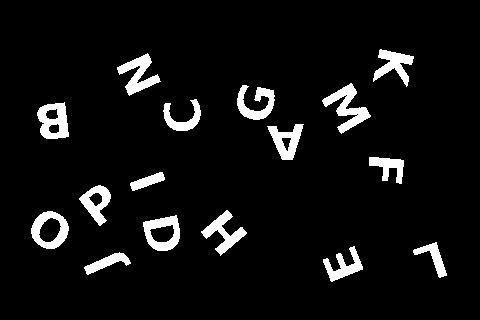
//> input picture connected-components/Images/components.png, 480 x 320 px
$ ./main   (built with g++ and OpenCV 4)
//> lines starting //> are read from the running program, lines starting //| are printed output that depends on the picture; after the words box and inside, x2 and y2 are one past the last pixel; in counts of white or black regions, pixels touching at a corner belong together
/*
 * Connected Components Labeling Algorithm
 * More info:
 * https://github.com/saikishu/image-processing-algos/blob/master/connected-components/README.md
 *
 * Copyright (c) 2015 Sai Kishore
 * Free to use under the MIT license
 * https://github.com/saikishu/image-processing-algos/blob/master/LICENSE
 *
 */

#include <opencv2/core/core.hpp>
#include <opencv2/contrib/contrib.hpp>
#include <opencv2/highgui/highgui.hpp>
#include <opencv2/features2d/features2d.hpp>
#include <opencv2/objdetect/objdetect.hpp>
#include <iostream>
#include <stack>
#include <iomanip>
#include <stdlib.h>

#define NUM_OF_COLORS 16

int main() {
	std::cout << "Start..." << std::endl;

	//Load input image
	cv::Mat img = cv::imread("Images/components.png", CV_LOAD_IMAGE_GRAYSCALE);
//> img: 320 rows x 480 cols, CV_8UC1; 6.5% white; 16 white regions, largest, box (x1, y1, x2, y2) and area: (322, 83, 371, 134) 893, (37, 102, 69, 139) 771, (117, 53, 161, 96) 769
	if (!img.data) {
		std::cout << "Image could not be opened" << std::endl;
		exit(1);
	}

	img.convertTo(img, CV_32FC1);

	//Current label
	int nLabel = 1;
	//holds labels for corresponding px in img; 0 => no label
	cv::Mat label = cv::Mat::zeros(img.rows, img.cols, CV_32FC1);
	//LIFO queue to hold interested pixels
	std::stack<CvPoint> labelQueue;
	//reusable - holds interested px position
	CvPoint pxPos = cvPoint(0, 0);
	//reusable - 8 connected window
	cv::Mat neighbors = cv::Mat::zeros(3, 3, CV_32FC1);

	for (int i = 0; i < img.rows; i++) {

		float* img_row_ptr = img.ptr<float>(i);
		float* label_row_ptr = label.ptr<float>(i);

		for (int j = 0; j < img.cols; j++) {
			//Foreground and no label exists
			if ((img_row_ptr[j] == 255) && (label_row_ptr[j] == 0)) {
				label_row_ptr[j] = nLabel;
				pxPos.x = j;
				pxPos.y = i;
				labelQueue.push(pxPos);
			} else {
				continue;
			}
			//connected neighbors
			while (!labelQueue.empty()) {
				pxPos = labelQueue.top();
				labelQueue.pop();
				//8 connected neighbors: given (x,y) 8 connected neighbor = 3 * 3 rectangle starting at (x-1,y-1)
				neighbors = img(cv::Rect(pxPos.x - 1, pxPos.y - 1, 3, 3));
				for (int k = 0; k < 3; k++) {
					float* neighbor_row_ptr = neighbors.ptr<float>(k);
					for (int l = 0; l < 3; l++) {

						CvPoint tempPos = cvPoint(pxPos.x + l - 1,
								pxPos.y + k - 1);
						float* label_row_ptr2 = label.ptr<float>(tempPos.y);

						if ((neighbor_row_ptr[l] == 255)
								&& (label_row_ptr2[tempPos.x] == 0)) {
							//Relative coordinates wrt to main image - coordinate translation
							label_row_ptr2[tempPos.x] = nLabel;
							labelQueue.push(tempPos);
						}
					}
				}
			} //end while loop
			nLabel++;
		}
	}
//> this loop made 320 passes
//> (pxPos, nLabel) on passes 1 to 3: (Point(0, 0), 1), (Point(0, 0), 1), (Point(0, 0), 1)
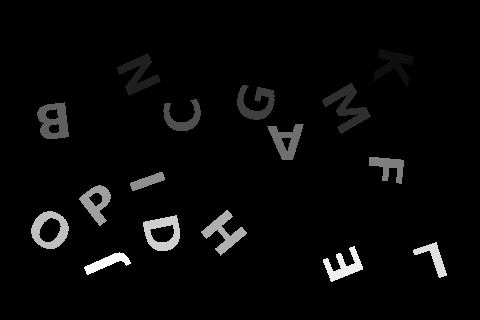
//> label: 320 rows x 480 cols, CV_32FC1; min 0, max 16, mean 0.518; drawn with min black and max white
//> after the loop, pxPos = Point(118, 253); labelQueue = 0 items; neighbors = [[0, 0, 255], [255, 255, 255], [255, 255, 255]]; nLabel = 17

	//Colorful output image - 3 channels
	//TODO: May be better way to assign color, like on-the-fly conversion from hex to rgb
	cv::Mat colors = cv::Mat::zeros(1, NUM_OF_COLORS, CV_32FC3); // 1 x 16 to hold all 3 colors in 3 channels
	colors.at<cv::Vec3f>(0, 0) = cv::Vec3f(0, 255, 0);
	colors.at<cv::Vec3f>(0, 1) = cv::Vec3f(255, 0, 0);
	colors.at<cv::Vec3f>(0, 2) = cv::Vec3f(0, 128, 0);
	colors.at<cv::Vec3f>(0, 3) = cv::Vec3f(0, 128, 128);
	colors.at<cv::Vec3f>(0, 4) = cv::Vec3f(255, 0, 255);
	colors.at<cv::Vec3f>(0, 5) = cv::Vec3f(0, 255, 255);
	colors.at<cv::Vec3f>(0, 6) = cv::Vec3f(0, 215, 255);
	colors.at<cv::Vec3f>(0, 7) = cv::Vec3f(128, 128, 128);
	colors.at<cv::Vec3f>(0, 8) = cv::Vec3f(0, 0, 128);
	colors.at<cv::Vec3f>(0, 9) = cv::Vec3f(250, 230, 230);
	colors.at<cv::Vec3f>(0, 10) = cv::Vec3f(128, 0, 128);
	colors.at<cv::Vec3f>(0, 11) = cv::Vec3f(128, 0, 0);
	colors.at<cv::Vec3f>(0, 12) = cv::Vec3f(0, 0, 255);
	colors.at<cv::Vec3f>(0, 13) = cv::Vec3f(128, 128, 0);
	colors.at<cv::Vec3f>(0, 14) = cv::Vec3f(192, 192, 192);
	colors.at<cv::Vec3f>(0, 15) = cv::Vec3f(255, 255, 0);

	cv::Mat channels[] = { label, label, label }; //replicate same channel
	cv::Mat output;
	cv::merge(channels, 3, output);
	int colorIndex = 0;

	for (int i = 0; i < output.rows; i++) {
		for (int j = 0; j < output.cols; j++) {
			if (output.at<cv::Vec3f>(i, j)[0] != 0) {
				colorIndex = ((int) output.at<cv::Vec3f>(i, j)[0] - 1)
						% NUM_OF_COLORS; // color[index] index = label - 1; {(1,16) -> (0,15)}
				output.at<cv::Vec3f>(i, j) = colors.at<cv::Vec3f>(0,
						colorIndex);
			}
		}
	}
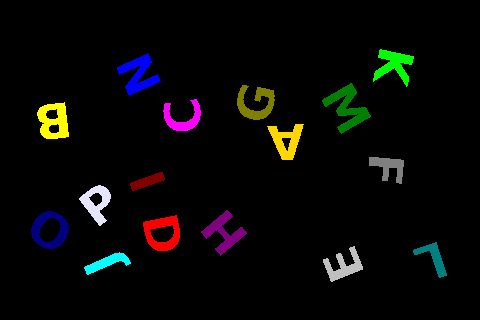
//> output: 320 rows x 480 cols, CV_32FC3; mean B, G, R 6.5, 7.7, 7.9
//> after the loop, colorIndex = 14

	output.convertTo(output, CV_8UC3);
//> output: 320 rows x 480 cols, CV_8UC3
	cv::namedWindow("output", CV_WINDOW_AUTOSIZE);
	cv::imshow("output", output);
	try {
		cv::imwrite("output.jpg", output);
	} catch (std::runtime_error& ex) {
		fprintf(stderr, "Exception saving image: %s\n", ex.what());
		return 1;
	}

	std::cout << "Image saved as output.jpg" << std::endl;

	cvWaitKey(0);
	return 0;
}
